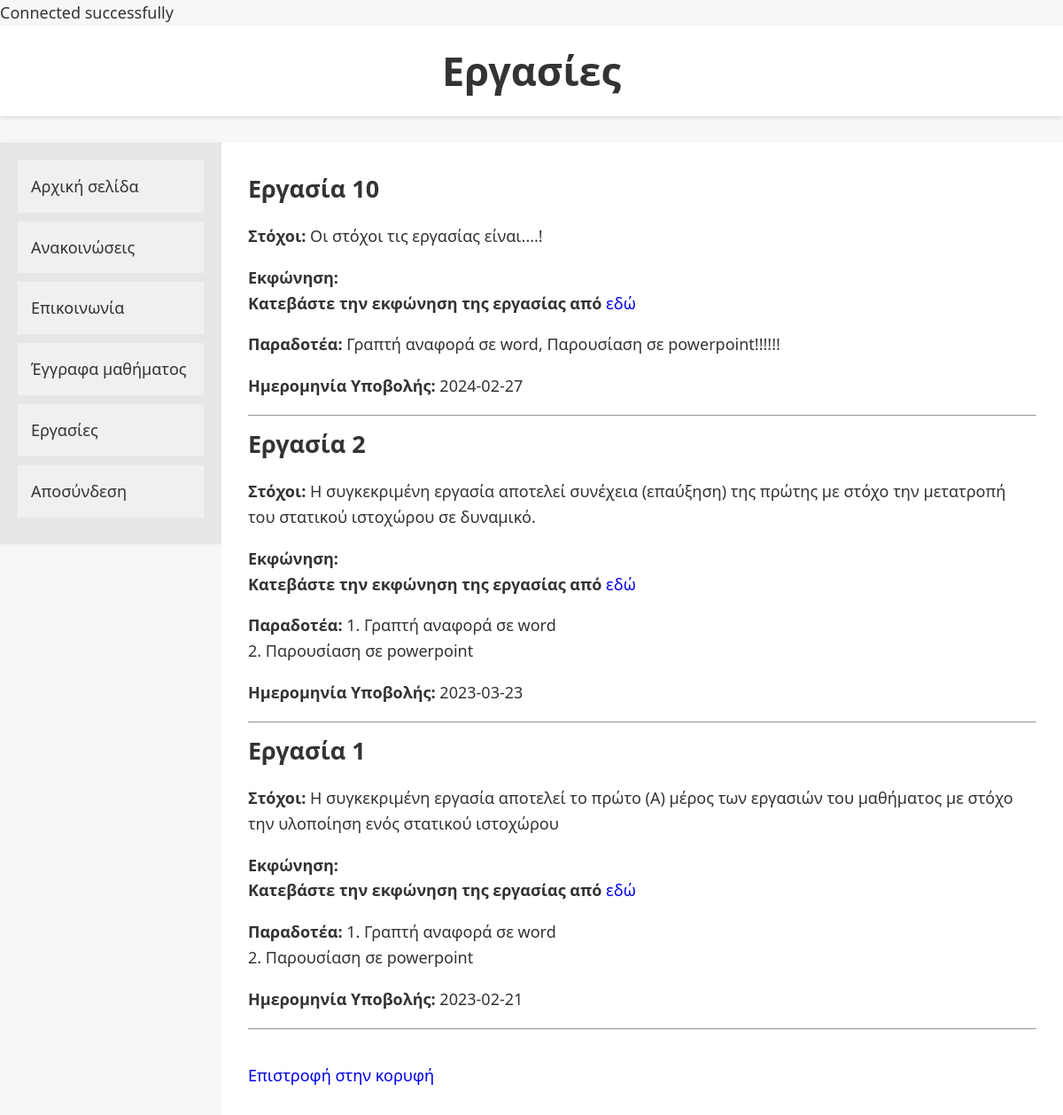
The app's page /homework.php with its own data.
### tables this page shows
CREATE TABLE `assignments` (
  `id` int(11) NOT NULL,
  `objectives` text DEFAULT NULL,
  `assignment_text` varchar(255) DEFAULT NULL,
  `deliverables` text DEFAULT NULL,
  `submission_date` date DEFAULT NULL
);

### homework.php (the view, shortened to what this page needs)
<?php
include 'db_connection.php'; ?>
<!DOCTYPE html>
<html lang="el">
<head>
</head>
<body>
<h1>Εργασίες</h1>
<div id="container">
    <div id="sidebar">
        <ul>
            <li><a href="index.php">Αρχική σελίδα</a></li>
            <li><a href="announcement.php">Ανακοινώσεις</a></li>
            <li><a href="communication.php">Επικοινωνία</a></li>
            <li><a href="documents.php">Έγγραφα μαθήματος</a></li>
            <li><a href="homework.php">Εργασίες</a></li>
            <li><a href="login.php">Αποσύνδεση</a></li>
        </ul>
    </div>
   <div id="main-content">
    <div class="content">
        <?php
        $sql = "SELECT id, objectives, assignment_text, deliverables, submission_date FROM assignments ORDER BY submission_date DESC";
        $result = $conn->query($sql);
        if ($result->num_rows > 0) {
            while($row = $result->fetch_assoc()) {
                echo "<div>";
                echo "<h2>Εργασία " . htmlspecialchars($row['id']) . "</h2>";
                echo "<p><strong>Στόχοι:</strong> " . nl2br(htmlspecialchars($row['objectives'])) . "</p>";
                echo "<p><strong>Εκφώνηση:<br> Κατεβάστε την εκφώνηση της εργασίας από </strong><a href='" . htmlspecialchars($row['assignment_text']) . "' target='_blank'>εδώ</a></p>";
                echo "<p><strong>Παραδοτέα:</strong> " . nl2br(htmlspecialchars($row['deliverables'])) . "</p>";
                echo "<p><strong>Ημερομηνία Υποβολής:</strong> " . htmlspecialchars($row['submission_date']) . "</p>";
                echo "</div><hr>";
            }
        } else {
            echo "Δεν βρέθηκαν εργασίες";
        }
        ?>
        <br>
        <a href="#top">Επιστροφή στην κορυφή</a>
    </div>
</div>
</body>
</html>

### homework.php (style rules this page uses)
*, *:before, *:after { box-sizing: border-box; }
body, h1, h2, ul, li, a { margin: 0; padding: 0; list-style-type: none; text-decoration: none; }
body { font-family: 'Segoe UI', Tahoma, Geneva, Verdana, sans-serif; line-height: 1.6; font-size: 18px; color: #333; background-color: #f7f7f7; }
h1 { text-align: center; font-size: 2.5em; color: #333; background-color: #fff; padding: 15px 0; margin-bottom: 30px; box-shadow: 0 2px 5px rgba(0, 0, 0, 0.1); }
#container { display: flex; flex-wrap: wrap; min-height: calc(100vh - 70px); }
#sidebar { width: 250px; background: #e6e6e6; padding: 20px; height: 100%; box-shadow: -1px 0 5px rgba(0, 0, 0, 0.05); }
#sidebar ul li a { display: block; background: #f0f0f0; color: #333; padding: 15px; margin-bottom: 10px; transition: background-color 0.3s; }
#main-content { flex: 1; background-color: #fff; padding: 30px; }

### records on screen
assignments: id "10", objectives "Οι στόχοι τις εργασίας είναι....!", deliverables "Γραπτή αναφορά σε word, Παρουσίαση σε powerpoint!!!!!!", submission_date "2024-02-27"
assignments: id "2", objectives "Η συγκεκριμένη εργασία αποτελεί συνέχεια (επαύξηση) της πρώτης με στόχο την μετατροπή του στατικού ιστοχώρου σε δυναμικό.", deliverables "1. Γραπτή αναφορά σε word 2. Παρουσίαση σε powerpoint", submission_date "2023-03-23"
assignments: id "1", objectives "Η συγκεκριμένη εργασία αποτελεί το πρώτο (Α) μέρος των εργασιών του μαθήματος με στόχο την υλοποίηση ενός στατικού ιστοχώρου", deliverables "1. Γραπτή αναφορά σε word 2. Παρουσίαση σε powerpoint", submission_date "2023-02-21"
